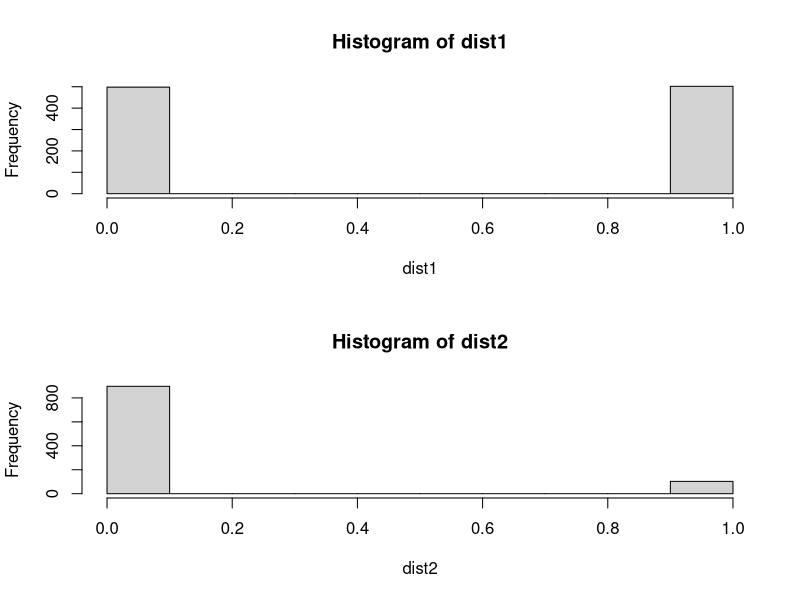
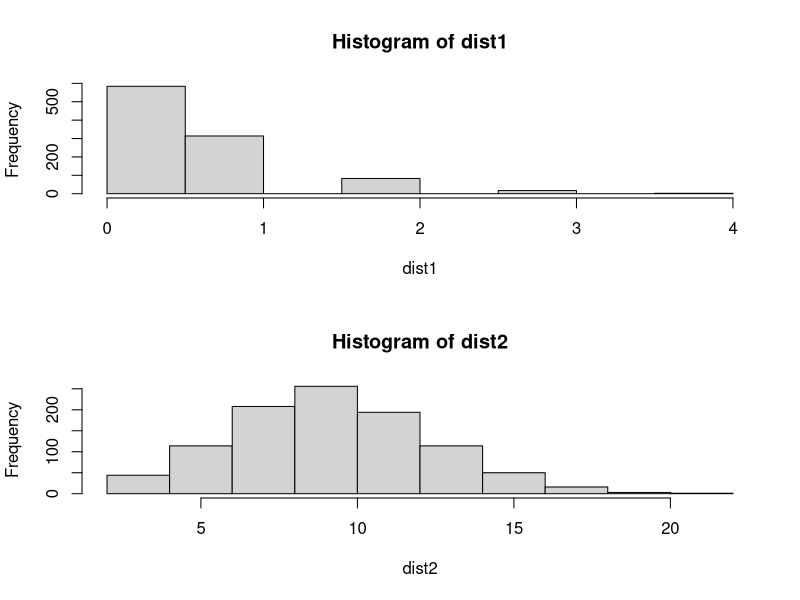

Here is the R script that generated these plots, in order:
dist1 <- rbinom(1000, 1, 0.5)
dist2 <- rbinom(1000, 1, 0.1)
par(mfrow = c(2,1))
hist(dist1)
hist(dist2)

## Poisson

dist1 <- rpois(1000, 0.5)
dist2 <- rpois(1000, 10)
par(mfrow = c(2,1))
hist(dist1)
hist(dist2)

pbinom(2, size = 500, prob = 0.01)
# [1] 0.1234
ppois(2, lambda = 500 * 0.01)
# [1] 0.1247